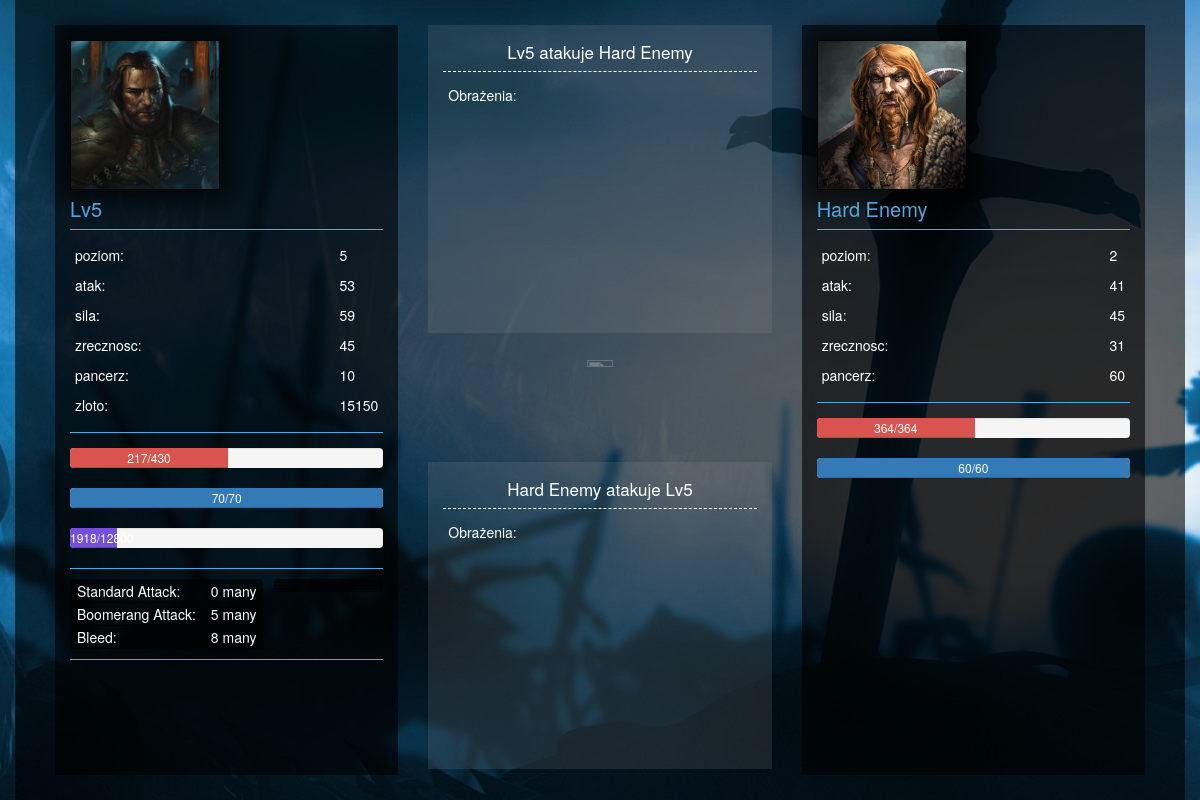
/player/3/arena/arenalevel/Hard Enemy, run on an earlier commit of the app's database.
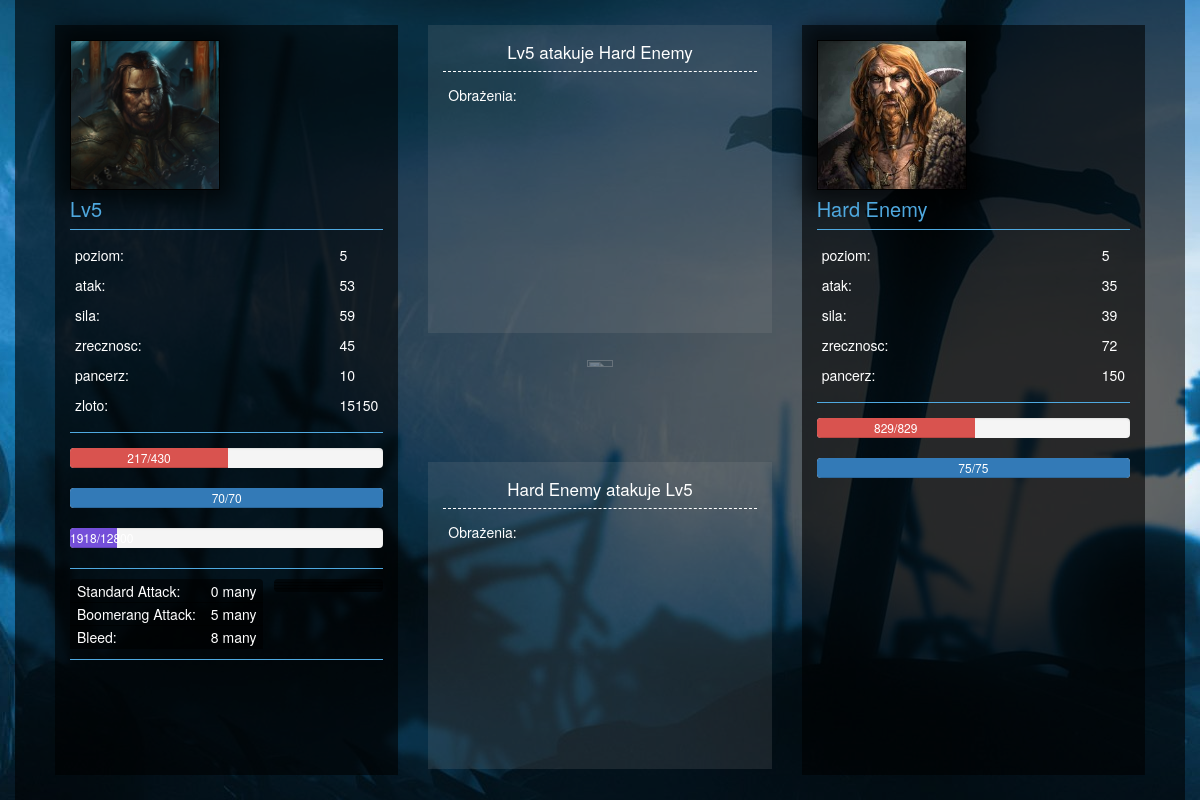
And on a later commit of the database.
### project/models.py (models this page shows)
class Enemy(models.Model):
    name = models.CharField(max_length=15)
    level = models.IntegerField()
    strength = models.IntegerField()
    agility = models.IntegerField()
    maxhealth = models.IntegerField()
    health = models.IntegerField()
    attack = models.IntegerField()
    maxmana = models.IntegerField()
    mana = models.IntegerField()
    classname = models.ForeignKey(ClassName)
    armor = models.IntegerField()
    dot_damage = models.IntegerField()
    dot_rounds = models.IntegerField()
    def __unicode__(self):
        return self.name

### fight/views.py (the view)
# urls.py: url(r'^arenalevel/(?P<e>[A-Za-z\s]+)$', views.arenalevel),
def arenalevel(request, p, e):
    gamer = Player.objects.get(pk=p)
    if e == "Easy Enemy":
        e = Enemy.objects.get(name=e.name)
    elif e == "Medium Enemy":
        e = Enemy.objects.get(name='Medium Enemy')
    elif e == "Hard Enemy":
        e = Enemy.objects.get(name='Hard Enemy')
    elif e == "Easy Boss":
        e = Enemy.objects.get(name='Easy Boss')
    elif e == "Medium Boss":
        e = Enemy.objects.get(name='Medium Boss')
    else:
        e = Enemy.objects.get(name='Hard Boss')
    AttackLog.objects.all().delete()
    return render(request, 'fight/arenalevel.html', {
        'p': gamer,
        'e': e,
        'health': gamer.health * 100 / gamer.maxhealth,
        'mana': gamer.mana * 100 / gamer.maxmana,
        'armor': ArmorItem.objects.get(name=gamer.armorid).value,
        'attack': Attack.objects.all(),
        'log': AttackLog.objects.all(),
        'elixir': Elixir.objects.all(),
    })

### project/models.py (called while the page is built)
    def __unicode__(self):
        return self.name

    def __unicode__(self):
        return self.name

    def __unicode__(self):
        return self.name

### templates/fight/arenalevel.html (shortened to what this page needs)
{% extends "layout.html" %}
{% block content %}
    <div class="col-md-4">
        <div class="bg_player" style="padding: 15px;">
            <div id="ref_player">
                {% include 'fight/partial_view_player.html'%}
            </div>
        </div>
    </div>
    <div class="col-md-4" id="ref_consol">
        {% include 'fight/partial_view_console_log.html' with player=p enemy=e%}
    </div>
    <div class="col-md-4">
        <div class="bg_player" id="ref_enemy" style="padding: 15px;">
            {% include 'fight/partial_view_enemy.html'%}
        </div>
    </div>
{% endblock %}

### templates/fight/partial_view_console_log.html (shortened to what this page needs)
{% load staticfiles %}
    <div id="console-player" class="console_log">
        <div class="console_log_title">
            <div style="text-align: center;">
                {{player}} atakuje {{enemy}}
            </div>
        </div>
        <div class="console_log_info">
            <div class="column_left">
                <p>Obrażenia:</p>
            </div>
        </div>
    </div>
    <div style="margin: 27px; text-align: center; opacity:0.3;">
        <img src="{% static 'css/content/sword.png' %}" height="10%", width="30%">
    </div>
    <div id="console-enemy" class="console_log">
        <div class="console_log_title">
            <div style="text-align: center;">
                {{enemy}} atakuje {{player}}
            </div>
        </div>
        <div class="console_log_info">
            <div class="column_left">
                <p>Obrażenia:</p>
            </div>
        </div>
    </div>

### templates/fight/partial_view_enemy.html (shortened to what this page needs)
{% load staticfiles %}
    <div class="player_portrait">
        {%if e.classname|stringformat:"s"  == "Warrior"%}
            <img src="{% static 'css/content/warrior.jpg' %}" height="100%", width="100%">
        {%elif e.classname|stringformat:"s"  == "Thief"%}
            <img src="{% static 'css/content/thief.jpg' %}" height="100%", width="100%">
        {%elif e.classname|stringformat:"s"  == "Tankozord"%}
            <img src="{% static 'css/content/tank.jpg' %}" height="100%", width="100%">
        {% endif %}
    </div>
    <div class="player_name">
        {{e.name}}
    </div>
    <div class="player_stats">
        <div class="column_left">
            <p>poziom:</p>
            <p>atak:</p>
            <p>sila:</p>
            <p>zrecznosc:</p>
            <p>pancerz:</p>
        </div>
        <div class="column_right">
            <p>{{e.level}}</p>
            <p>{{e.attack}}</p>
            <p>{{e.strength}}</p>
            <p>{{e.agility}}</p>
            <p>{{e.armor}}</p>
        </div>
    </div>
    <div class="progress">
        <div id="enemy-health" class="progress-bar progress-bar-danger" role="progressbar" aria-valuenow="100" aria-valuemin="0" aria-valuemax="100" style="width: 100%;">
            {{e.health}}/{{e.maxhealth}}
        </div>
    </div>
    <div class="progress">
        <div id="enemy-mana" class="progress-bar"  role="progressbar" aria-valuenow="100" aria-valuemin="0" aria-valuemax="100" style="width: 100%">
            {{e.mana}}/{{e.maxmana}}
        </div>
    </div>

What changed in the data, as far as the page shows it:
changed Enemy "Hard Enemy": level "2" → "5"; attack "41" → "35"; strength "45" → "39"; agility "31" → "72"; armor "60" → "150"; health "364" → "829"; maxhealth "364" → "829"; mana "60" → "75"; maxmana "60" → "75"
